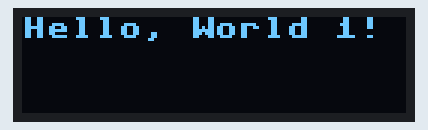
A program run on a simulated Raspberry Pi Pico running MicroPython. Shown: 128×32 one-colour display. At 0.0 s the program stops and its outputs stay as they are.

Above: at 0.1 s.

The program:

ssd1306_2.py
```python
import machine
import utime

#i2c = machine.I2C(scl=machine.Pin(5), sda=machine.Pin(4), freq=400000)
#oled = ssd1306.SSD1306_I2C(128, 64, i2c)
#fill 0 (black), fill 1 (white)
#For Pico scl=21, sda=20
sda=machine.Pin(4)
scl=machine.Pin(5)
i2c=machine.I2C(0,sda=sda, scl=scl, freq=400000)
#print(i2c.scan())
from ssd1306 import SSD1306_I2C
oled = SSD1306_I2C(128, 32, i2c)

oled.fill(0)
#last number belowe (0 or 1 i otional, 0 is black, 1 i white font
oled.text('Hello, World 1!', 0, 0, 1)
oled.show()
```
